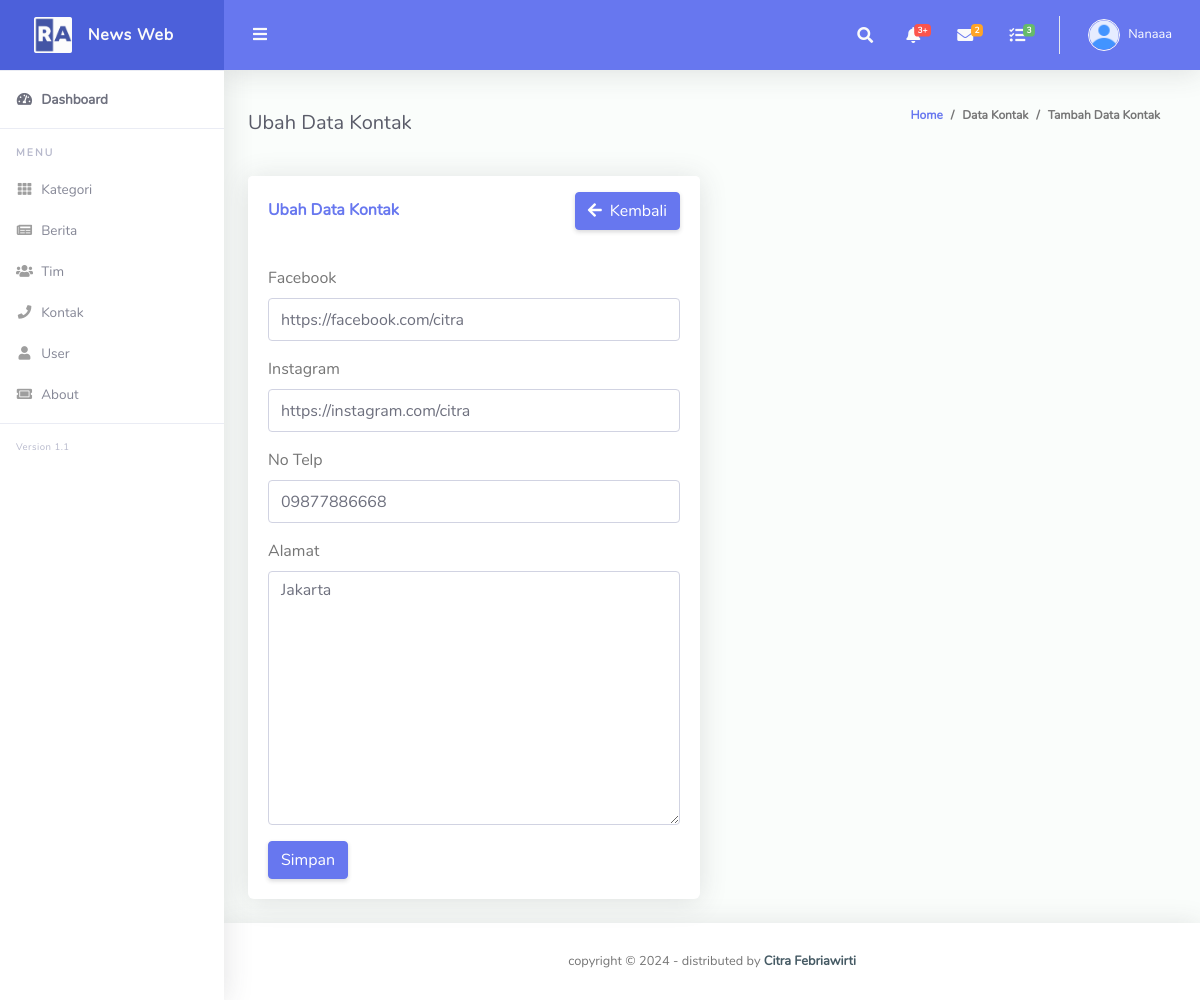
The page /admin/?page=kontak/ubah&id_kontak=2 (signed in) on the database its author committed.
### tables this page shows
CREATE TABLE `kontak` (
  `id_kontak` int(11) NOT NULL,
  `facebook` varchar(255) NOT NULL,
  `instagram` varchar(255) NOT NULL,
  `no_telp` varchar(15) NOT NULL,
  `alamat` text NOT NULL
);

### admin/index.php (called while the page is built, shortened)
<?php
include "layout/header.php";
include "content.php";
include "layout/footer.php";
?>

### admin/kontak/ubah.php (the view, shortened to what this page needs)
<?php
$id_kontak = $_GET['id_kontak'];
$ubah = mysqli_query($koneksi, "SELECT * FROM kontak WHERE id_kontak='$id_kontak'");
$data = mysqli_fetch_array($ubah);
?>
<div class="container-fluid" id="container-wrapper">
    <div class="d-sm-flex align-items-center justify-content-between mb-4">
        <h5 class=" mb-0 text-gray-800">Ubah Data Kontak</h5>
        <ol class="breadcrumb">
            <li class="breadcrumb-item"><a href="./">Home</a></li>
            <li class="breadcrumb-item">Data Kontak</li>
            <li class="breadcrumb-item active" aria-current="page">Tambah Data Kontak</li>
        </ol>
    </div>
    <div class="row">
        <div class="col-lg-6">
            <div class="card mb-4">
                <div class="card-header py-3 d-flex flex-row align-items-center justify-content-between">
                    <h6 class="m-0 font-weight-bold text-primary">Ubah Data Kontak</h6>
                    <a href="?page=kontak/index" class="btn btn-primary"><i
                            class="fas fa-arrow-left mr-2"></i>Kembali</a>
                </div>
                <div class="card-body">
                    <form action="kontak/proses_ubah.php" method="POST">
                        <div class="form-group mb-3">
                            <label for="">Facebook</label>
                            <input type="text" name="facebook" class="form-control"
                                value="<?php echo $data['facebook']?>" required>
                        </div>
                        <div class="form-group mb-3">
                            <label for="">Instagram</label>
                            <input type="text" name="instagram" class="form-control"
                                value="<?php echo $data['instagram']?>" required>
                        </div>
                        <div class="form-group mb-3">
                            <label for="">No Telp</label>
                            <input type="text" name="no_telp" class="form-control" value="<?php echo $data['no_telp']?>"
                                required>
                        </div>
                        <div class="form-group">
                            <label for="alamat">Alamat</label>
                            <textarea name="alamat" class="form-control" cols="100"
                                rows="10"><?= $data['alamat'] ?></textarea>
                        </div>
                        <button type="submit" class="btn btn-primary">Simpan</button>
                    </form>
                </div>
            </div>
        </div>
    </div>
</div>

### rows shown on the page
kontak: facebook "https://facebook.com/citra", instagram "https://instagram.com/citra", no_telp "09877886668", alamat "Jakarta"

### other values the page prints
$_SESSION['nama_lengkap'] "Nanaaa"
